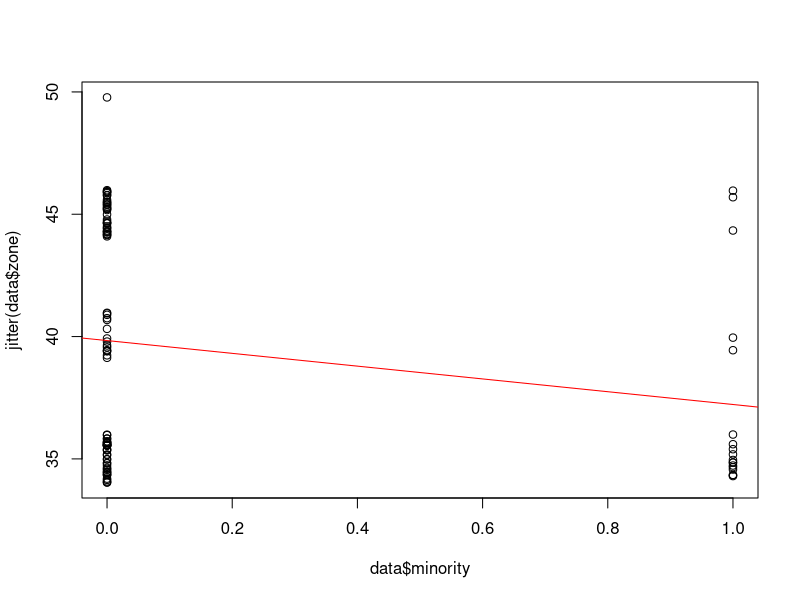
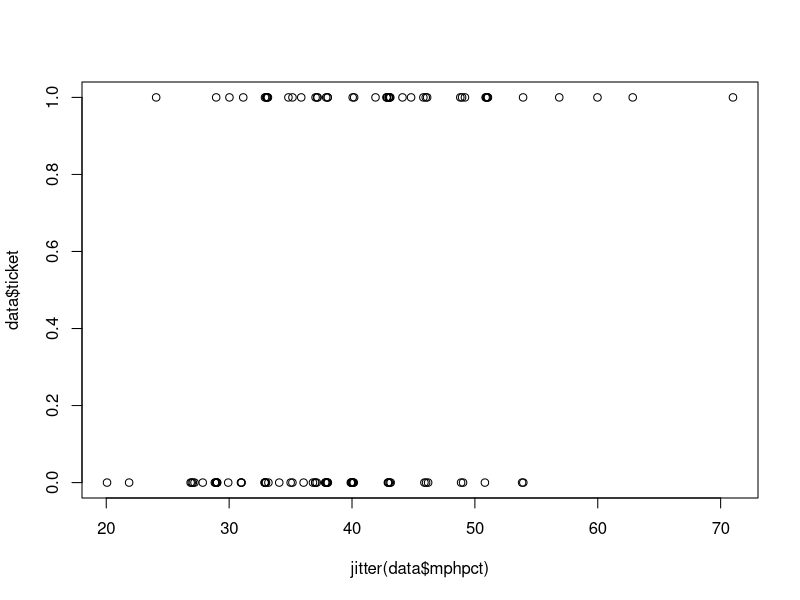
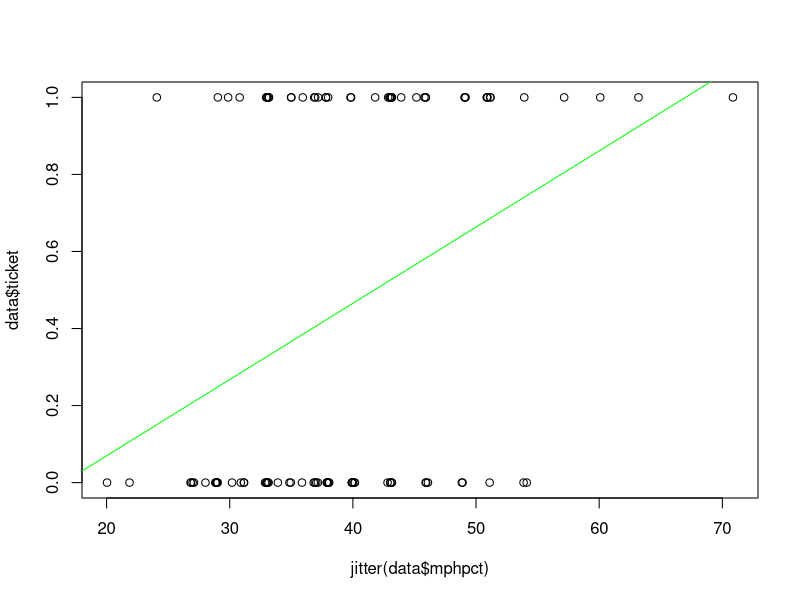
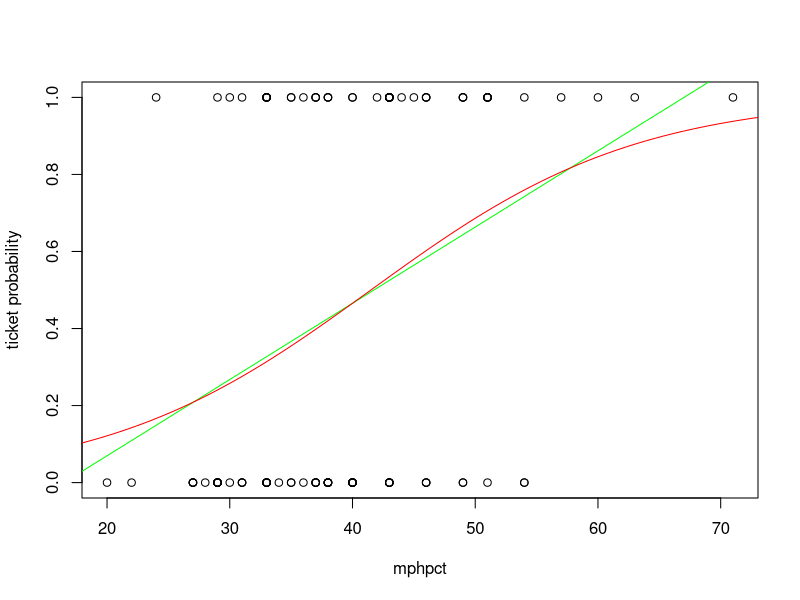
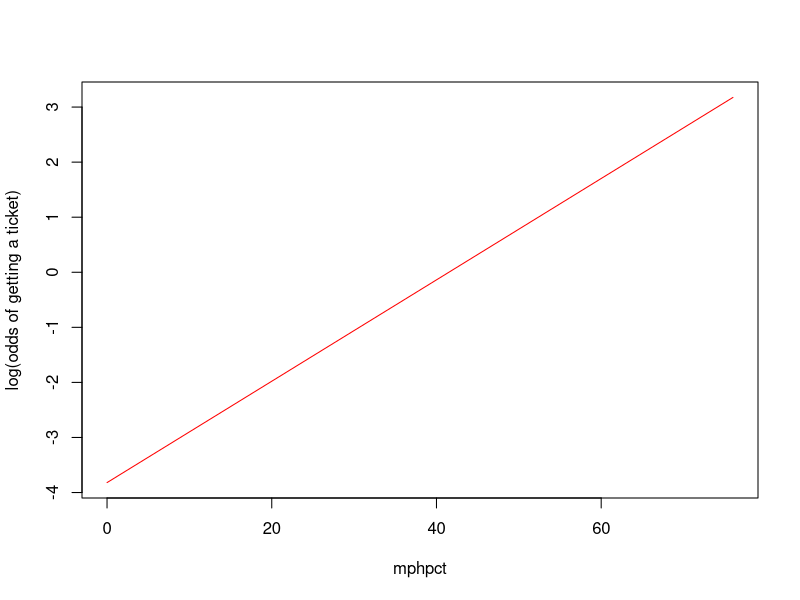
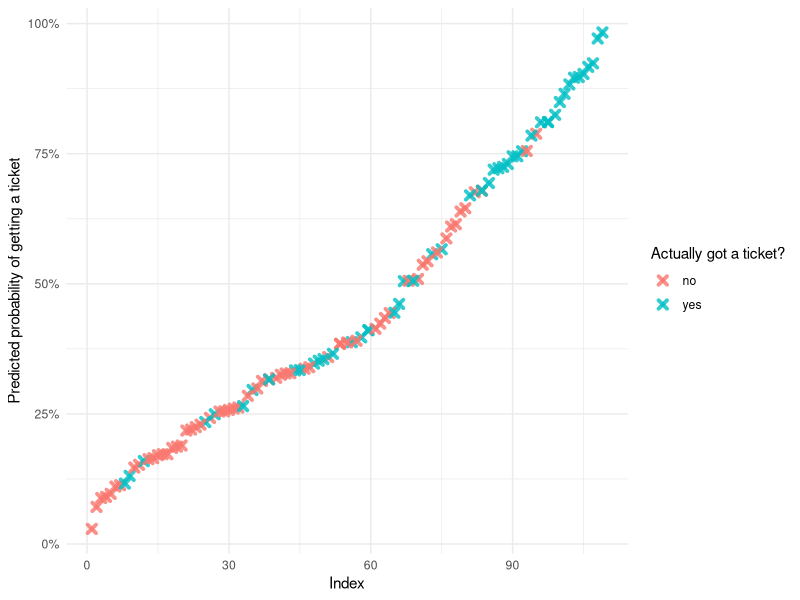

These charts were generated, in order, by the following R code:
## ---- chunk 1
library(readr)
library(dplyr)
library(tidyr)
library(ggplot2)
## ---- chunk 2
data <- read_csv('data/boston.csv')
## ---- chunk 3
str(data)
## ---- chunk 4
data <- data %>% select(ticket, day, mph, zone, mphover, mphpct, age, minority, female)
head(data)
## ---- chunk 5
apply(is.na(data), 2, which)
## ---- chunk 6
nrow(data)
data <- drop_na(data)
nrow(data)
## ---- chunk 7

data <- read_csv('data/boston.csv') %>%
  select(ticket,day,mph,zone,mphover,mphpct,age,minority,female) %>%
  drop_na()

summary(data)
## ---- chunk 8
data %>% count(ticket)
## ---- chunk 9
data %>%
  group_by(minority) %>%
  summarise(freq=n(),mean=mean(zone)) %>%
  round(., 2)

## ---- chunk 10
m.binary_independent <- lm(zone ~ minority, data=data)
plot(data$minority, jitter(data$zone))
abline(m.binary_independent, col="red")
## ---- chunk 11
summary(m.binary_independent)
## ---- chunk 12
plot(jitter(data$mphpct), data$ticket)
## ---- chunk 13
m.linear <- lm(ticket ~ mphpct, data=data)
summary(m.linear)
## ---- chunk 14
plot(jitter(data$mphpct), data$ticket)
abline(m.linear, col='green')
## ---- chunk 15
print(m.linear)
## ---- chunk 16
-0.326162 + 0.019792 * 71
## ---- chunk 17
# recreate our previous plot
plot(data$mphpct, data$ticket, xlab="mphpct", ylab="ticket probability")
m.linear <- lm(ticket ~ mphpct, data=data)
abline(m.linear, col='green')

# add logit function plot

# create a logistic regression model:
m.logistic <- glm(ticket ~ mphpct, data=data, family='binomial')

# create a list of 100 mphpct values between 0 and 5 more than our highest value:
plotData <- data.frame(mphpct=seq(0,max(data$mphpct) + 5, len=100))

# Us our model to add the predicted probability of getting a ticket for those mphpct values:
plotData$ticket = predict(m.logistic, newdata=plotData, type='response')

# plot it:
lines(ticket~mphpct, plotData, col='red')
## ---- chunk 18
# add log odds values to our plot data
# (remember that on plotData, ticket is continuous 0-1)
plotData <- plotData %>% 
  mutate(
    ticketLogOdds = log(ticket / (1 - ticket))
    )

# plot the log odds of getting a ticket as predicted by mphpct
plot(plotData$mphpct, plotData$ticketLogOdds, type="l", col="red", ylab="log(odds of getting a ticket)", xlab="mphpct")
## ---- chunk 19
# (remember that on data, ticket is binary 0/1)
data %>%
  group_by(ticket) %>%
  summarise(
    freq=n(),
    prob=(n()/nrow(.)),
    odds=prob/(1-prob), 
    logodds=log(odds)
  ) %>%
  round(., 4)
## ---- chunk 20
m.null <- glm(ticket ~ 1, data=data, family='binomial')
summary(m.null)
## ---- chunk 21
exp(coef(m.null))
## ---- chunk 22
m.mphpct <- glm(ticket ~ mphpct, data=data, family='binomial')
summary(m.mphpct)
## ---- chunk 23
exp(coef(m.mphpct))
## ---- chunk 24
m.minority <- glm(ticket ~ minority, data=data, family='binomial')
summary(m.minority)
## ---- chunk 25
exp(coef(m.minority))
## ---- chunk 26
# (remember that on data, ticket is binary 0/1)
data %>%
  group_by(minority) %>%
  summarise(
    n=n(),
    n_tickets=sum(ticket),
    prob=n_tickets/n,
    odds=prob/(1-prob), 
    logodds=log(odds)
  ) %>%
  round(., 4)
## ---- chunk 27
ll.null <- m.minority$null.deviance / -2
ll.proposed <- m.minority$deviance / -2
(ll.null - ll.proposed) / ll.null
## ---- chunk 28
1 - pchisq(2*(ll.proposed - ll.null), df=(length(m.minority$coefficients) - 1))
## ---- chunk 29
m.best_predictions <- glm(ticket ~ minority + mphover + female + age, data=data, family=binomial)
summary(m.best_predictions)
## ---- chunk 30
ll.null <- m.best_predictions$null.deviance/-2
ll.proposed <- m.best_predictions$deviance/-2
(ll.null - ll.proposed) / ll.null
## ---- chunk 31
1 - pchisq(2*(ll.proposed - ll.null), df=(length(m.best_predictions$coefficients) - 1))
## ---- chunk 32
predicted.data <- data.frame(
  probability = m.best_predictions$fitted.values,
  ticket=data$ticket
  ) %>% 
  mutate(
    rank=rank(probability),
    ticket_desc=ifelse(ticket==1,'yes','no')
  )

ggplot(data=predicted.data, aes(x=rank, y=probability)) +
  geom_point(aes(color=ticket_desc), alpha=0.8, shape=4, stroke=2) +
  scale_color_discrete(name="Actually got a ticket?") +
  scale_y_continuous(labels = scales::percent) +
  xlab("Index") +
  ylab("Predicted probability of getting a ticket") +
  theme_minimal()
